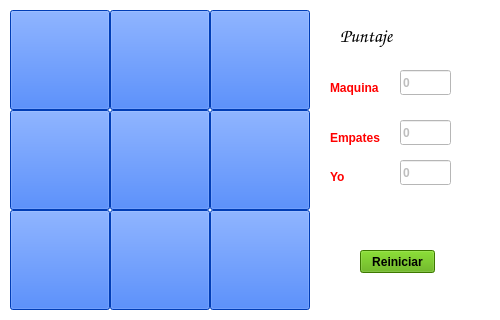
<?xml version="1.0" encoding="UTF-8"?>
<ui version="4.0">
 <class>Ventana</class>
 <widget class="QWidget" name="Ventana">
  <property name="geometry">
   <rect>
    <x>0</x>
    <y>0</y>
    <width>500</width>
    <height>320</height>
   </rect>
  </property>
  <property name="cursor">
   <cursorShape>PointingHandCursor</cursorShape>
  </property>
  <property name="windowTitle">
   <string>3 En Raya</string>
  </property>
  <property name="styleSheet">
   <string notr="true">background-color: rgb(255, 255, 255);</string>
  </property>
  <widget class="QPushButton" name="b0">
   <property name="geometry">
    <rect>
     <x>10</x>
     <y>10</y>
     <width>100</width>
     <height>100</height>
    </rect>
   </property>
   <property name="font">
    <font>
     <pointsize>60</pointsize>
    </font>
   </property>
   <property name="focusPolicy">
    <enum>Qt::NoFocus</enum>
   </property>
   <property name="styleSheet">
    <string notr="true">color:rgb(255, 255, 255);
background-color: rgb(0, 85, 255);</string>
   </property>
   <property name="text">
    <string/>
   </property>
  </widget>
  <widget class="QPushButton" name="b3">
   <property name="geometry">
    <rect>
     <x>10</x>
     <y>110</y>
     <width>100</width>
     <height>100</height>
    </rect>
   </property>
   <property name="font">
    <font>
     <pointsize>60</pointsize>
    </font>
   </property>
   <property name="focusPolicy">
    <enum>Qt::NoFocus</enum>
   </property>
   <property name="styleSheet">
    <string notr="true">color:rgb(255, 255, 255);
background-color: rgb(0, 85, 255);</string>
   </property>
   <property name="text">
    <string/>
   </property>
  </widget>
  <widget class="QPushButton" name="b6">
   <property name="geometry">
    <rect>
     <x>10</x>
     <y>210</y>
     <width>100</width>
     <height>100</height>
    </rect>
   </property>
   <property name="font">
    <font>
     <pointsize>60</pointsize>
    </font>
   </property>
   <property name="focusPolicy">
    <enum>Qt::NoFocus</enum>
   </property>
   <property name="styleSheet">
    <string notr="true">color:rgb(255, 255, 255);
background-color: rgb(0, 85, 255);</string>
   </property>
   <property name="text">
    <string/>
   </property>
  </widget>
  <widget class="QPushButton" name="b7">
   <property name="geometry">
    <rect>
     <x>110</x>
     <y>210</y>
     <width>100</width>
     <height>100</height>
    </rect>
   </property>
   <property name="font">
    <font>
     <pointsize>60</pointsize>
    </font>
   </property>
   <property name="focusPolicy">
    <enum>Qt::NoFocus</enum>
   </property>
   <property name="styleSheet">
    <string notr="true">color:rgb(255, 255, 255);
background-color: rgb(0, 85, 255);</string>
   </property>
   <property name="text">
    <string/>
   </property>
  </widget>
  <widget class="QPushButton" name="b4">
   <property name="geometry">
    <rect>
     <x>110</x>
     <y>110</y>
     <width>100</width>
     <height>100</height>
    </rect>
   </property>
   <property name="font">
    <font>
     <pointsize>60</pointsize>
    </font>
   </property>
   <property name="focusPolicy">
    <enum>Qt::NoFocus</enum>
   </property>
   <property name="styleSheet">
    <string notr="true">color:rgb(255, 255, 255);
background-color: rgb(0, 85, 255);</string>
   </property>
   <property name="text">
    <string/>
   </property>
  </widget>
  <widget class="QPushButton" name="b1">
   <property name="geometry">
    <rect>
     <x>110</x>
     <y>10</y>
     <width>100</width>
     <height>100</height>
    </rect>
   </property>
   <property name="font">
    <font>
     <pointsize>60</pointsize>
    </font>
   </property>
   <property name="focusPolicy">
    <enum>Qt::NoFocus</enum>
   </property>
   <property name="styleSheet">
    <string notr="true">color:rgb(255, 255, 255);
background-color: rgb(0, 85, 255);</string>
   </property>
   <property name="text">
    <string/>
   </property>
  </widget>
  <widget class="QPushButton" name="b8">
   <property name="geometry">
    <rect>
     <x>210</x>
     <y>210</y>
     <width>100</width>
     <height>100</height>
    </rect>
   </property>
   <property name="font">
    <font>
     <pointsize>60</pointsize>
    </font>
   </property>
   <property name="focusPolicy">
    <enum>Qt::NoFocus</enum>
   </property>
   <property name="styleSheet">
    <string notr="true">color:rgb(255, 255, 255);
background-color: rgb(0, 85, 255);</string>
   </property>
   <property name="text">
    <string/>
   </property>
  </widget>
  <widget class="QPushButton" name="b2">
   <property name="geometry">
    <rect>
     <x>210</x>
     <y>10</y>
     <width>100</width>
     <height>100</height>
    </rect>
   </property>
   <property name="font">
    <font>
     <pointsize>60</pointsize>
    </font>
   </property>
   <property name="focusPolicy">
    <enum>Qt::NoFocus</enum>
   </property>
   <property name="styleSheet">
    <string notr="true">color:rgb(255, 255, 255);
background-color: rgb(0, 85, 255);</string>
   </property>
   <property name="text">
    <string/>
   </property>
  </widget>
  <widget class="QPushButton" name="b5">
   <property name="geometry">
    <rect>
     <x>210</x>
     <y>110</y>
     <width>100</width>
     <height>100</height>
    </rect>
   </property>
   <property name="font">
    <font>
     <pointsize>60</pointsize>
    </font>
   </property>
   <property name="focusPolicy">
    <enum>Qt::NoFocus</enum>
   </property>
   <property name="styleSheet">
    <string notr="true">color:rgb(255, 255, 255);
background-color: rgb(0, 85, 255);</string>
   </property>
   <property name="text">
    <string/>
   </property>
  </widget>
  <widget class="QLabel" name="ePuntaje">
   <property name="geometry">
    <rect>
     <x>340</x>
     <y>20</y>
     <width>101</width>
     <height>31</height>
    </rect>
   </property>
   <property name="font">
    <font>
     <family>Comic Sans MS</family>
     <pointsize>14</pointsize>
     <weight>75</weight>
     <bold>true</bold>
    </font>
   </property>
   <property name="text">
    <string>Puntaje</string>
   </property>
  </widget>
  <widget class="QLabel" name="eMaquina">
   <property name="geometry">
    <rect>
     <x>330</x>
     <y>80</y>
     <width>61</width>
     <height>16</height>
    </rect>
   </property>
   <property name="font">
    <font>
     <pointsize>9</pointsize>
     <weight>75</weight>
     <bold>true</bold>
    </font>
   </property>
   <property name="styleSheet">
    <string notr="true">color: rgb(255, 0, 0);</string>
   </property>
   <property name="text">
    <string>Maquina</string>
   </property>
  </widget>
  <widget class="QLabel" name="eEmpates">
   <property name="geometry">
    <rect>
     <x>330</x>
     <y>130</y>
     <width>61</width>
     <height>16</height>
    </rect>
   </property>
   <property name="font">
    <font>
     <pointsize>9</pointsize>
     <weight>75</weight>
     <bold>true</bold>
    </font>
   </property>
   <property name="styleSheet">
    <string notr="true">color: rgb(255, 0, 0);</string>
   </property>
   <property name="text">
    <string>Empates</string>
   </property>
  </widget>
  <widget class="QLabel" name="eYo">
   <property name="geometry">
    <rect>
     <x>330</x>
     <y>170</y>
     <width>46</width>
     <height>13</height>
    </rect>
   </property>
   <property name="font">
    <font>
     <pointsize>9</pointsize>
     <weight>75</weight>
     <bold>true</bold>
    </font>
   </property>
   <property name="styleSheet">
    <string notr="true">color: rgb(255, 0, 0);</string>
   </property>
   <property name="text">
    <string>Yo</string>
   </property>
  </widget>
  <widget class="QLineEdit" name="leMaquina">
   <property name="enabled">
    <bool>false</bool>
   </property>
   <property name="geometry">
    <rect>
     <x>400</x>
     <y>70</y>
     <width>51</width>
     <height>25</height>
    </rect>
   </property>
   <property name="font">
    <font>
     <weight>75</weight>
     <bold>true</bold>
    </font>
   </property>
   <property name="text">
    <string>0</string>
   </property>
  </widget>
  <widget class="QLineEdit" name="leEmpates">
   <property name="enabled">
    <bool>false</bool>
   </property>
   <property name="geometry">
    <rect>
     <x>400</x>
     <y>120</y>
     <width>51</width>
     <height>25</height>
    </rect>
   </property>
   <property name="font">
    <font>
     <weight>75</weight>
     <bold>true</bold>
    </font>
   </property>
   <property name="text">
    <string>0</string>
   </property>
  </widget>
  <widget class="QLineEdit" name="leYo">
   <property name="enabled">
    <bool>false</bool>
   </property>
   <property name="geometry">
    <rect>
     <x>400</x>
     <y>160</y>
     <width>51</width>
     <height>25</height>
    </rect>
   </property>
   <property name="font">
    <font>
     <weight>75</weight>
     <bold>true</bold>
    </font>
   </property>
   <property name="text">
    <string>0</string>
   </property>
  </widget>
  <widget class="QPushButton" name="btnReiniciar">
   <property name="geometry">
    <rect>
     <x>360</x>
     <y>250</y>
     <width>75</width>
     <height>23</height>
    </rect>
   </property>
   <property name="font">
    <font>
     <weight>75</weight>
     <bold>true</bold>
    </font>
   </property>
   <property name="styleSheet">
    <string notr="true">background-color: rgb(85, 170, 0);</string>
   </property>
   <property name="text">
    <string>Reiniciar</string>
   </property>
  </widget>
 </widget>
 <resources/>
 <connections/>
</ui>
